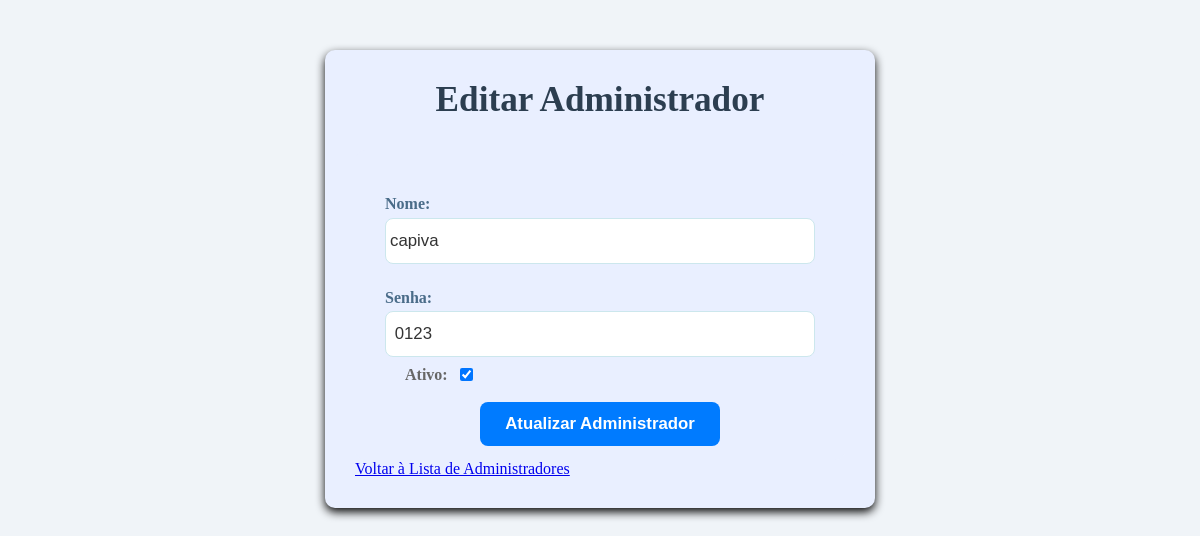
Page /login/editar_administrador.php?id=4 (signed in) on the committed database.
### tables this page shows
CREATE TABLE `ADMINISTRADOR` (`ADM_ID` INTEGER not null, `ADM_NOME` VARCHAR(255) not null, `ADM_SENHA` VARCHAR(255) not null, `ADM_ATIVO` INTEGER not null default 0, "frase_seguranca" VARCHAR(255) NULL, primary key (`ADM_ID`));

### login/editar_administrador.php (the view, shortened to what this page needs)
<?php
require_once('../conexao_db.php');
$adm_id = $_GET['id'];
$stmt_adm = $pdo->prepare("SELECT * FROM ADMINISTRADOR WHERE ADM_ID = :adm_id");
$stmt_adm->bindParam(':adm_id', $adm_id, PDO::PARAM_INT);
$stmt_adm->execute();
$adm = $stmt_adm->fetch(PDO::FETCH_ASSOC);
?>
<!DOCTYPE html>
<html lang="pt">
<head>
</head>
<body class="body">
    <div class="card">
<h1>Editar Administrador</h1>
<form action="" method="post" enctype="multipart/form-data">
    <label for="nome">Nome:</label>
    <input type="text" name="nome" id="nome" value="<?= $adm['ADM_NOME'] ?>" required>
    <p>
    <label for="senha">Senha:</label>
    <input type="text" name="senha" id="senha" value=" <?= $adm['ADM_SENHA'] ?>" required>
    <p>
    <p>
    <label for="ativo">Ativo:</label>
    <input type="checkbox" name="ativo" id="ativo" value="1" <?= $adm['ADM_ATIVO'] ? 'checked' : '' ?>>
    <p>
    <p>
    <button type="submit">Atualizar Administrador</button>
</form>
    <a href="listar_administrador.php">Voltar à Lista de Administradores</a>
</div>
</body>
</html>

### login/editar_administrador.php (style rules this page uses)
* { margin: 0; padding: 0; box-sizing: border-box; }
body.body { background-color: #f0f4f8; display: flex; justify-content: center; align-items: flex-start; padding: 50px 20px; min-height: 100vh; }
.card { background-color: #E9efff; padding: 40px; border-radius: 8px; width:280px; box-shadow: 0 4px 10px rgba(0, 0, 0, 0.97); }
.card, form { background-color: #E9efff; padding: 30px; border-radius: 10px; width: 100%; max-width: 550px; }
h1 { color: #2c3e50; margin-bottom: 30px; text-align: center; font-size: 2.2em; font-weight: 700; }
form label { font-weight: 600; color: #4a6c89; margin-bottom: 5px; margin-top: 15px; display: block; text-align: left; }
form input[type="text"], form input[type="password"] { width: 100%; padding: 12px 4px; border: 1px solid #cce7ed; border-radius: 8px; font-size: 1.05em; color: #333; outline: none; transition: border-color 0.2s ease, box-shadow 0.2s ease; margin-bottom: 0; }
form p { margin-top: 26px; margin-bottom: -16px; line-height: 1; }
form label[for="ativo"] { display: inline-block; margin-top: 0; margin-left: 20px; margin-right: 8px; vertical-align: middle; color: #666; }
form button[type="submit"] { padding: 12px 25px; border: none; border-radius: 8px; font-size: 1.05em; cursor: pointer; font-weight: 600; margin-top: 30px; background-color: #007bff; color: white; display: block; margin-left: auto; margin-right: auto; }

### rows in the picture
administrador: nome "capiva", senha "0123", ADM_ATIVO "☑"
